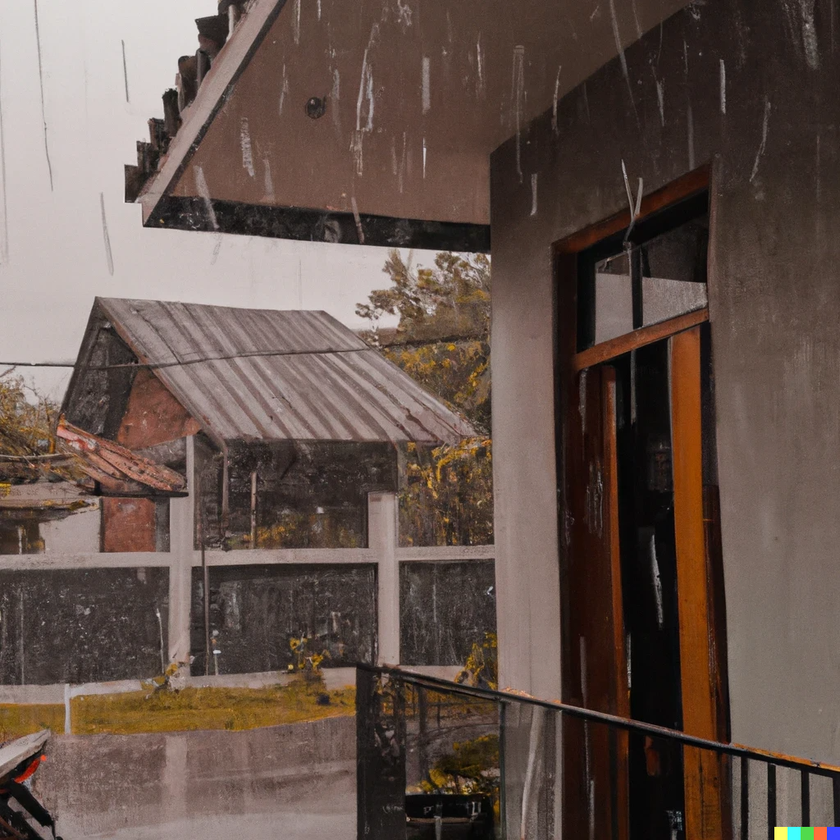
#> input picture Modul6/codelab/gambar1.png, 840 x 840 px, shrunk from 1024 x 1024 before the run, found by its file name
$ python keg1.py
#> lines starting #> are read from the running program, lines starting #| are printed output that depends on the picture
# TODO 0 : Import library lain yang dibutuhkan
from PIL import Image, ImageDraw, ImageFont

# TODO 1: Lakukan load image pada variabel berikut
# hint: kalian bisa gunakan fungsi open()
# drive.mount('/content/drive')
image_path = "E:\KULIAH\Semester 5\Prak. Pemrograman Fungsional 5C\Tugas\Modul6\codelab\gambar1.png"
gambarku = Image.open(image_path)
#> gambarku is the input picture: PIL image 840x840 RGBA; mean R, G, B, A 101, 83.9, 76.2, 255

# TODO 2: Ubah gambar menjadi hitam-putih
# hint: kalian bisa gunakan fungsi convert()
gambarBW = gambarku.convert('L')
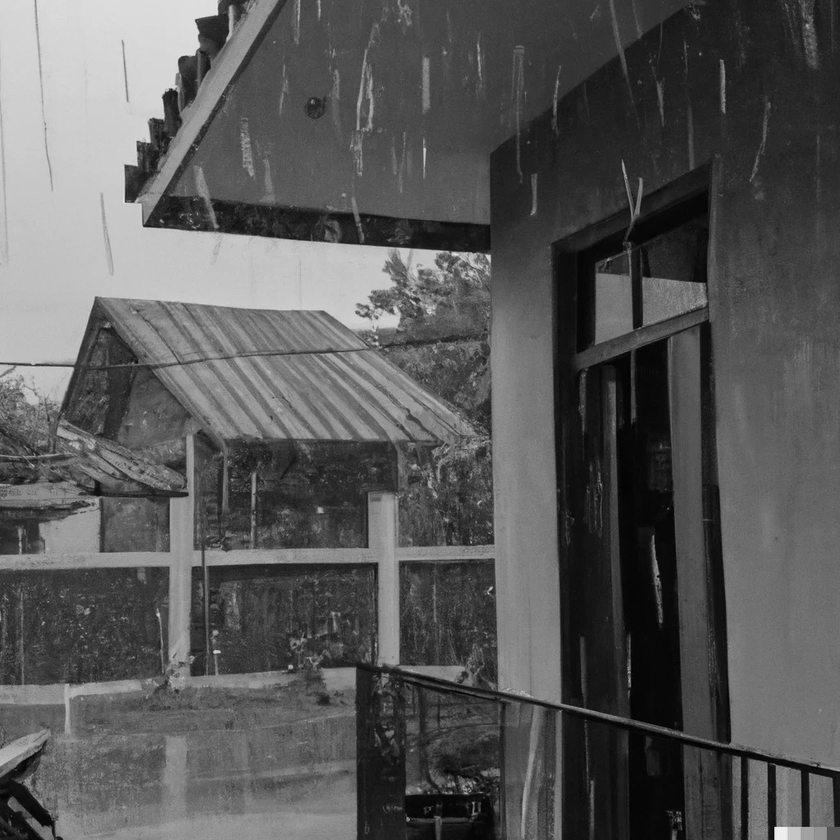
#> gambarBW: PIL image 840x840 L; min 0, max 239, mean 88.1

# TODO 3: Tambahkan text sesuai kriteria.
draw = ImageDraw.Draw(gambarBW)
font = ImageFont.load_default()  # Use the default font
text = "Hans Aufa - 202110370311092"

# Get text bounding box
text_bbox = draw.textbbox((0, 0), text, font=font)
#> text_bbox = (0, 1, 144, 10)
text_width = text_bbox[2] - text_bbox[0]
#> text_width = 144
text_height = text_bbox[3] - text_bbox[1]
#> text_height = 9

text_x = (gambarku.width - text_width) // 2
#> text_x = 348
text_y = 20
draw.text((text_x, text_y), text, font=font, fill=255)

# TODO 4: Simpan gambar hasil edit menggunakan fungsi save()
gambarBW.save('E:\KULIAH\Semester 5\Prak. Pemrograman Fungsional 5C\Tugas\Modul6\codelab\gambar1After.png')

# TODO 5: Tampilkan hasil akhir gambar
gambarBW.show()

$ run again, with Modul6/codelab/gambar2.jpeg saved as Modul6/codelab/gambar1.png
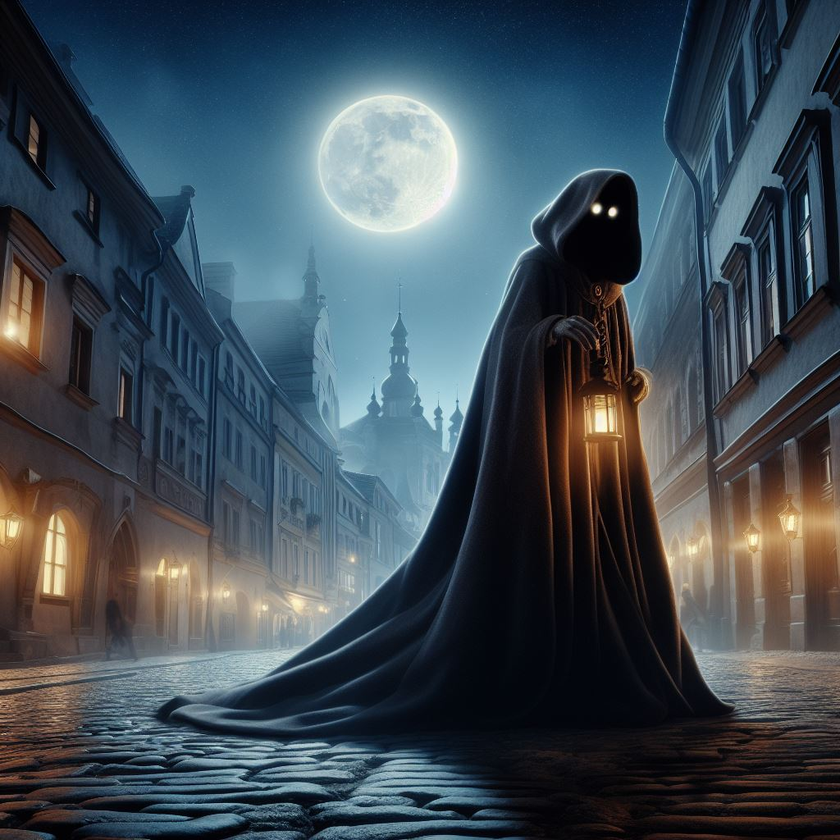
#> input picture Modul6/codelab/gambar2.jpeg, 840 x 840 px, shrunk from 1024 x 1024 before the run, found by its file name
#> gambarku is the input picture: PIL image 840x840 RGB; mean R, G, B 64.1, 76.6, 85.6
#> `gambarBW = gambarku.convert('L')`:
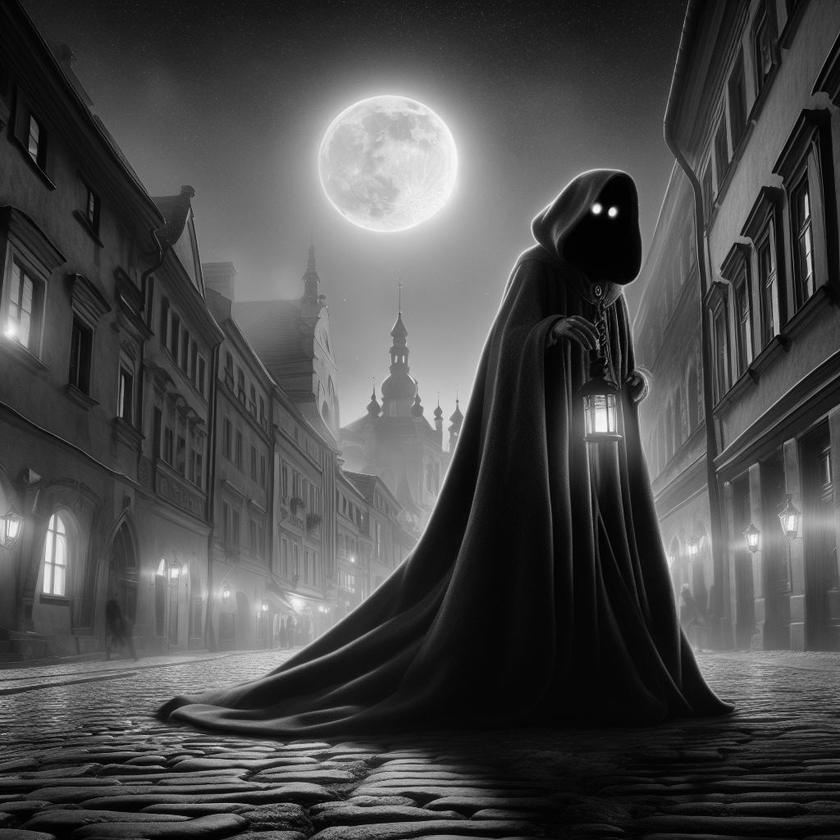
#> gambarBW: PIL image 840x840 L; min 0, max 253, mean 73.9
#> text_bbox = (0, 1, 144, 10)
#> text_width = 144
#> text_height = 9
#> text_x = 348

$ run again, with Modul6/codelab/gambar2bg.jpeg saved as Modul6/codelab/gambar1.png
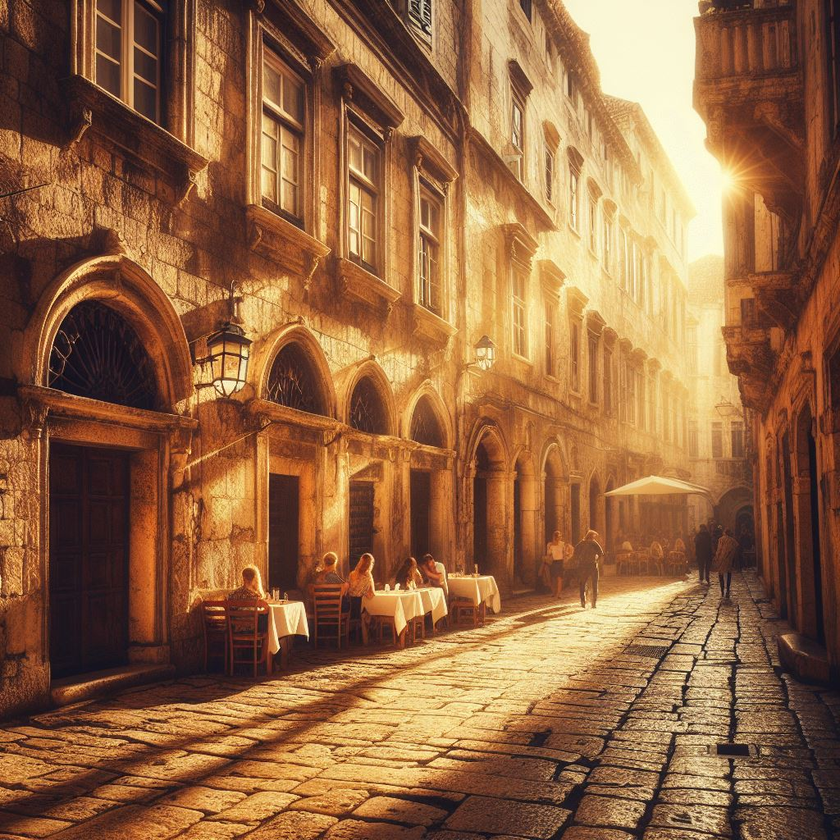
#> input picture Modul6/codelab/gambar2bg.jpeg, 840 x 840 px, shrunk from 1024 x 1024 before the run, found by its file name
#> gambarku is the input picture: PIL image 840x840 RGB; mean R, G, B 147.9, 102.4, 66.3
#> `gambarBW = gambarku.convert('L')`:
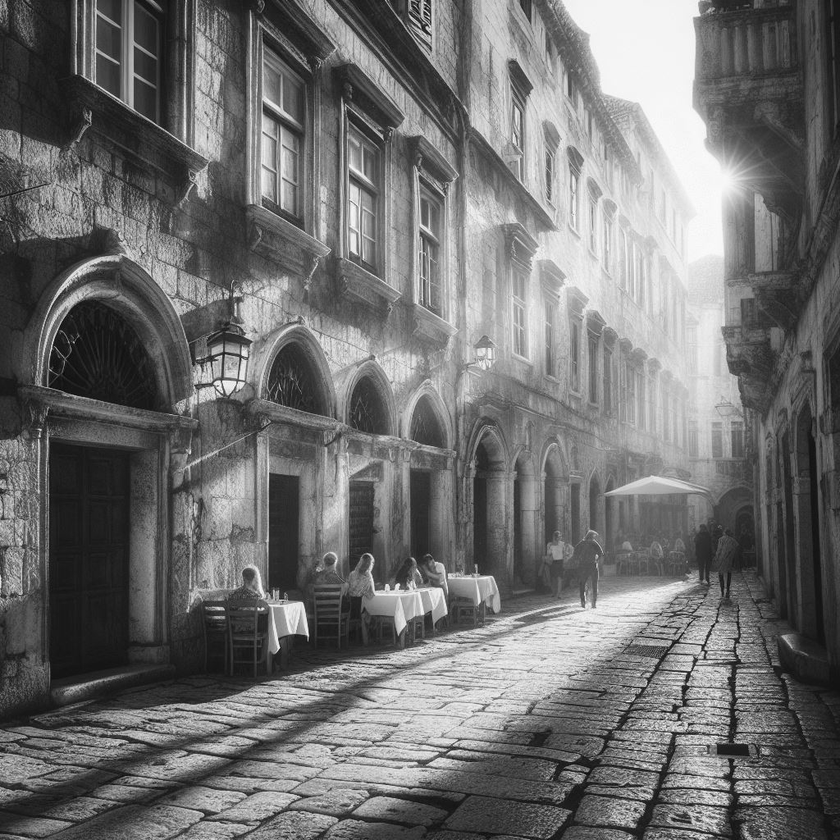
#> gambarBW: PIL image 840x840 L; min 5, max 251, mean 111.9
#> text_bbox = (0, 1, 144, 10)
#> text_width = 144
#> text_height = 9
#> text_x = 348

$ run again, with Modul6/codelab/gambar3.jpeg saved as Modul6/codelab/gambar1.png
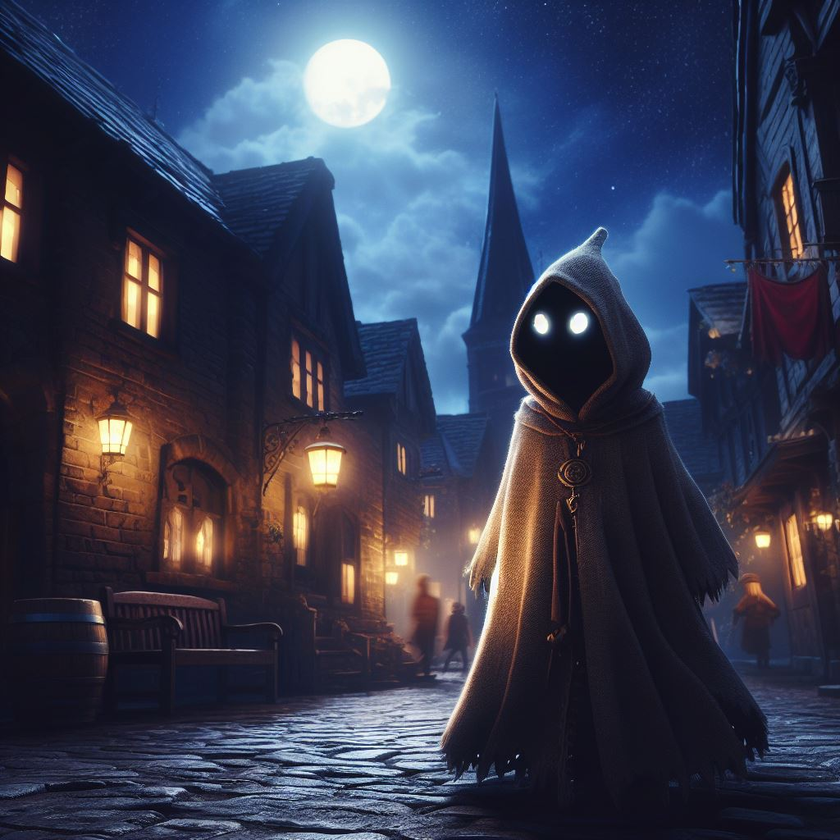
#> input picture Modul6/codelab/gambar3.jpeg, 840 x 840 px, shrunk from 1024 x 1024 before the run, found by its file name
#> gambarku is the input picture: PIL image 840x840 RGB; mean R, G, B 57.3, 62.1, 83.7
#> `gambarBW = gambarku.convert('L')`:
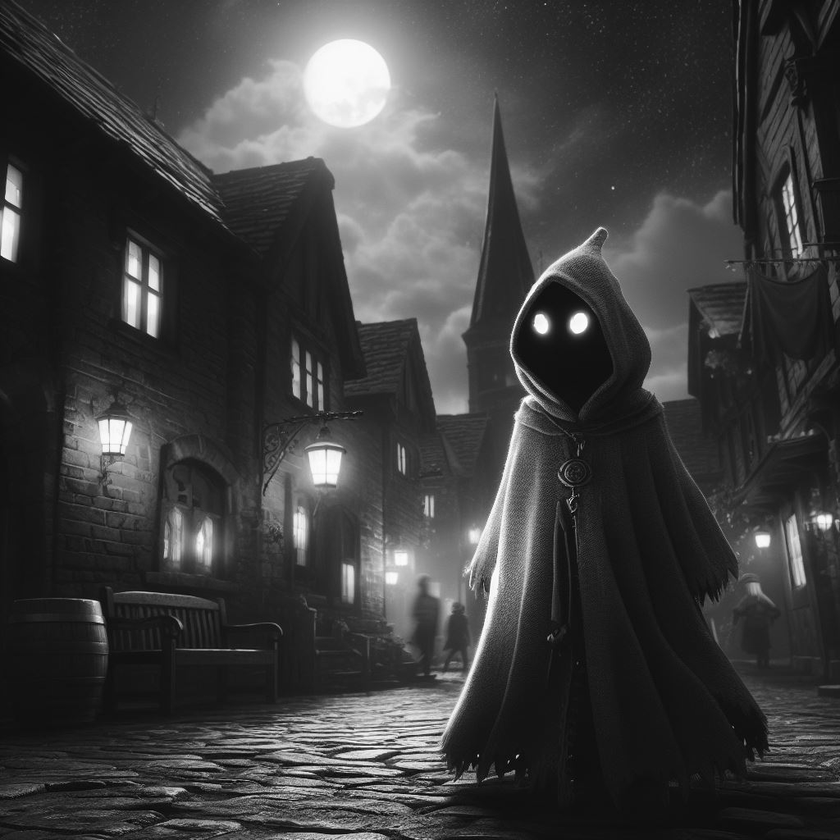
#> gambarBW: PIL image 840x840 L; min 1, max 255, mean 63.1
#> text_bbox = (0, 1, 144, 10)
#> text_width = 144
#> text_height = 9
#> text_x = 348
